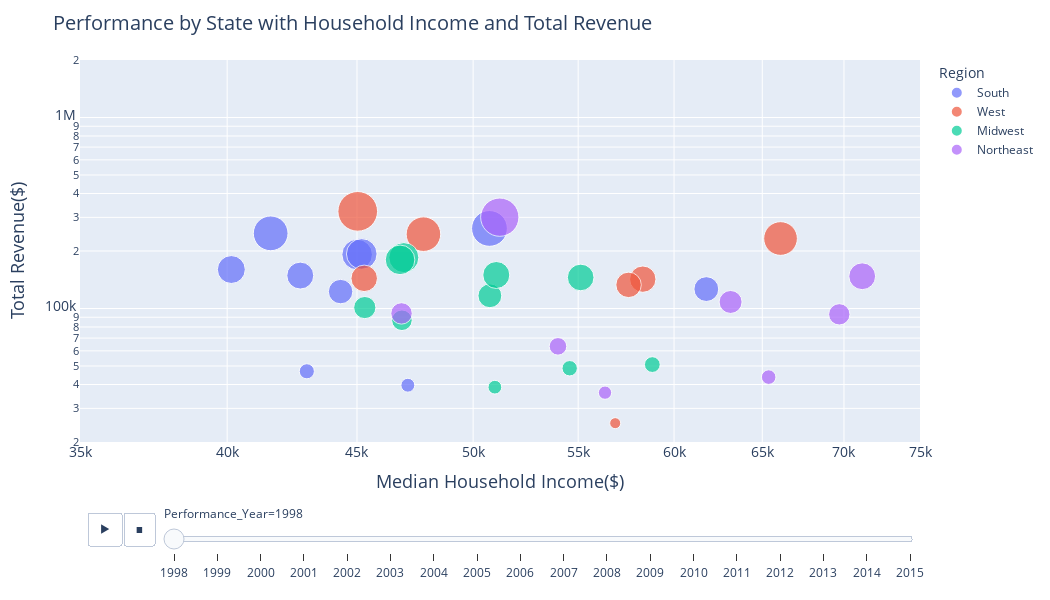

Notebook source saved alongside this figure:
### Markdown cell above
<div style="background-color: whitesmoke; padding: 10px;border: 2px solid #000000;">
    
## Question 5 - Using Pandas, Matplotlib or Seaborn, create a pivot table or chart of your choice using your merged_df DataFrame

 - you may want to go back and reference the PowerPoint and your Assignment for Lesson 1e
 - you may want to create a binned field or grouper field to make the chart more readable
 - ... means you need to fill in with code
</div>

### Code cell
# Dataframe for the visualization
df = pd.DataFrame(merged_df)

# Create the scatter plot with animation and log scales
fig = px.scatter(df, 
                 x="Median Household Income", 
                 y="Total Revenue", 
                 animation_frame="Performance_Year", 
                 animation_group="State",
                 size="Total Revenue", 
                 color="Region", 
                 hover_name="State",
                 log_x=True, 
                 log_y=True, 
                 size_max=55, 
                 range_x=[35000, 75000], 
                 range_y=[20000, 2000000])

# Customize the layout for larger chart size and enhanced readability
fig.update_layout(
    width=1050,  # Chart width
    height=600,  # Chart height
    title={
        'text': "Performance by State with Household Income and Total Revenue",
        'font': {'size': 20}, # title font size 
       
    },
    xaxis=dict(
        title="Median Household Income($) ",
        titlefont=dict(size=18),  # x-axis title font size
        tickfont=dict(size=14),  # x-axis tick font size
    ),
    yaxis=dict(
        title="Total Revenue($) ",
        titlefont=dict(size=18),  # y-axis title font size
        tickfont=dict(size=14),  # y-axis tick font size
    ),
)

# Show the plot
fig.show()

### Figure 1 — Plotly figure (JSON) as saved in the notebook; plotly's stock layout.template omitted (floating-point values rounded to 4 significant figures)
{"data": [{"hovertemplate": "<b>%{hovertext}</b><br><br>Region=South<br>Performance_Year=1998<br>Median Household Income=%{x}<br>Total Revenue=%{marker.size}<extra></extra>", "hovertext": ["Alabama", "Alabama", "Arkansas", "Arkansas", "Arkansas", "Arkansas", "Florida", "Florida", "Georgia", "Georgia", "Georgia", "Georgia", "Georgia", "Louisiana", "Louisiana", "North Carolina", "North Carolina", "North Carolina", "North Carolina", "North Carolina", "Oklahoma", "Tennessee", "Tennessee", "Texas", "Texas", "Texas", "Virginia", "Virginia", "Virginia"], "ids": ["Alabama", "Alabama", "Arkansas", "Arkansas", "Arkansas", "Arkansas", "Florida", "Florida", "Georgia", "Georgia", "Georgia", "Georgia", "Georgia", "Louisiana", "Louisiana", "North Carolina", "North Carolina", "North Carolina", "North Carolina", "North Carolina", "Oklahoma", "Tennessee", "Tennessee", "Texas", "Texas", "Texas", "Virginia", "Virginia", "Virginia"], "legendgroup": "South", "marker": {"color": "#636efa", "size": [247500.0, 60030.0, 160000.0, 41780.0, 65770.0, 118000.0, 191600.0, 358400.0, 39660.0, 218700.0, 72940.0, 139500.0, 217000.0, 46910.0, 108600.0, 193000.0, 127600.0, 187900.0, 95630.0, 258600.0, 122600.0, 148700.0, 180800.0, 262500.0, 49700.0, 74240.0, 126400.0, 82310.0, 90410.0], "sizemode": "area", "sizeref": 410.0, "symbol": "circle"}, "mode": "markers", "name": "South", "orientation": "v", "showlegend": true, "type": "scatter", "x": [41610, 41610, 40151, 40151, 40151, 40151, 45006, 45006, 47125, 47125, 47125, 47125, 47125, 42998, 42998, 45195, 45195, 45195, 45195, 45195, 44336, 42743, 42743, 50747, 50747, 50747, 61782, 61782, 61782], "xaxis": "x", "y": [247500.0, 60030.0, 160000.0, 41780.0, 65770.0, 118000.0, 191600.0, 358400.0, 39660.0, 218700.0, 72940.0, 139500.0, 217000.0, 46910.0, 108600.0, 193000.0, 127600.0, 187900.0, 95630.0, 258600.0, 122600.0, 148700.0, 180800.0, 262500.0, 49700.0, 74240.0, 126400.0, 82310.0, 90410.0], "yaxis": "y"}, {"hovertemplate": "<b>%{hovertext}</b><br><br>Region=West<br>Performance_Year=1998<br>Median Household Income=%{x}<br>Total Revenue=%{marker.size}<extra></extra>", "hovertext": ["Arizona", "California", "California", "California", "California", "California", "California", "California", "Colorado", "Colorado", "Colorado", "Hawaii", "Idaho", "Montana", "Washington", "Washington", "Washington", "Washington", "Washington"], "ids": ["Arizona", "California", "California", "California", "California", "California", "California", "California", "Colorado", "Colorado", "Colorado", "Hawaii", "Idaho", "Montana", "Washington", "Washington", "Washington", "Washington", "Washington"], "legendgroup": "West", "marker": {"color": "#EF553B", "size": [245000.0, 142400.0, 88180.0, 165700.0, 183212, 83060.0, 163600.0, 281700.0, 25100.0, 100600.0, 82200.0, 232500.0, 143900.0, 322600.0, 133000.0, 186800.0, 67350.0, 110200.0, 96110.0], "sizemode": "area", "sizeref": 410.0, "symbol": "circle"}, "mode": "markers", "name": "West", "orientation": "v", "showlegend": true, "type": "scatter", "x": [47796, 58322, 58322, 58322, 58322, 58322, 58322, 58322, 56880, 56880, 56880, 66086, 45296, 45030, 57574, 57574, 57574, 57574, 57574], "xaxis": "x", "y": [245000.0, 142400.0, 88180.0, 165700.0, 183212, 83060.0, 163600.0, 281700.0, 25100.0, 100600.0, 82200.0, 232500.0, 143900.0, 322600.0, 133000.0, 186800.0, 67350.0, 110200.0, 96110.0], "yaxis": "y"}, {"hovertemplate": "<b>%{hovertext}</b><br><br>Region=Midwest<br>Performance_Year=1998<br>Median Household Income=%{x}<br>Total Revenue=%{marker.size}<extra></extra>", "hovertext": ["Iowa", "Iowa", "Illinois", "Illinois", "Illinois", "Illinois", "Illinois", "Illinois", "Indiana", "Michigan", "Michigan", "Michigan", "Minnesota", "Minnesota", "Missouri", "North Dakota", "Nebraska", "Ohio", "Ohio", "Ohio", "Ohio", "Ohio", "Wisconsin", "Wisconsin"], "ids": ["Iowa", "Iowa", "Illinois", "Illinois", "Illinois", "Illinois", "Illinois", "Illinois", "Indiana", "Michigan", "Michigan", "Michigan", "Minnesota", "Minnesota", "Missouri", "North Dakota", "Nebraska", "Ohio", "Ohio", "Ohio", "Ohio", "Ohio", "Wisconsin", "Wisconsin"], "legendgroup": "Midwest", "marker": {"color": "#00cc96", "size": [38730.0, 173800.0, 145400.0, 85290.0, 128200.0, 255400.0, 36740.0, 71020.0, 184700.0, 179700.0, 70530.0, 172300.0, 50860.0, 89820.0, 101100.0, 48650.0, 116600.0, 86780.0, 86640.0, 138900.0, 27800.0, 109000.0, 149800.0, 179700.0], "sizemode": "area", "sizeref": 410.0, "symbol": "circle"}, "mode": "markers", "name": "Midwest", "orientation": "v", "showlegend": true, "type": "scatter", "x": [50997, 50997, 55126, 55126, 55126, 55126, 55126, 55126, 46954, 46793, 46793, 46793, 58828, 58828, 45320, 54579, 50766, 46873, 46873, 46873, 46873, 46873, 51063, 51063], "xaxis": "x", "y": [38730.0, 173800.0, 145400.0, 85290.0, 128200.0, 255400.0, 36740.0, 71020.0, 184700.0, 179700.0, 70530.0, 172300.0, 50860.0, 89820.0, 101100.0, 48650.0, 116600.0, 86780.0, 86640.0, 138900.0, 27800.0, 109000.0, 149800.0, 179700.0], "yaxis": "y"}, {"hovertemplate": "<b>%{hovertext}</b><br><br>Region=Northeast<br>Performance_Year=1998<br>Median Household Income=%{x}<br>Total Revenue=%{marker.size}<extra></extra>", "hovertext": ["Massachusetts", "Massachusetts", "Maryland", "Maryland", "Maryland", "Maryland", "Maine", "New Hampshire", "New Jersey", "New Jersey", "New Jersey", "New Jersey", "New York", "New York", "New York", "New York", "New York", "New York", "New York", "New York", "New York", "Pennsylvania", "Pennsylvania", "Pennsylvania", "Pennsylvania", "Rhode Island"], "ids": ["Massachusetts", "Massachusetts", "Maryland", "Maryland", "Maryland", "Maryland", "Maine", "New Hampshire", "New Jersey", "New Jersey", "New Jersey", "New Jersey", "New York", "New York", "New York", "New York", "New York", "New York", "New York", "New York", "New York", "Pennsylvania", "Pennsylvania", "Pennsylvania", "Pennsylvania", "Rhode Island"], "legendgroup": "Northeast", "marker": {"color": "#ab63fa", "size": [43730.0, 56530.0, 147500.0, 139800.0, 111900.0, 142300.0, 94240.0, 108200.0, 93210.0, 286500.0, 165300.0, 235200.0, 36260.0, 77620.0, 128700.0, 40950.0, 168500.0, 141100.0, 99470.0, 74680.0, 141600.0, 300700.0, 207100.0, 114600.0, 138600.0, 63370.0], "sizemode": "area", "sizeref": 410.0, "symbol": "circle"}, "mode": "markers", "name": "Northeast", "orientation": "v", "showlegend": true, "type": "scatter", "x": [65378, 65378, 71169, 71169, 71169, 71169, 46856, 63157, 69705, 69705, 69705, 69705, 56357, 56357, 56357, 56357, 56357, 56357, 56357, 56357, 56357, 51225, 51225, 51225, 51225, 54002], "xaxis": "x", "y": [43730.0, 56530.0, 147500.0, 139800.0, 111900.0, 142300.0, 94240.0, 108200.0, 93210.0, 286500.0, 165300.0, 235200.0, 36260.0, 77620.0, 128700.0, 40950.0, 168500.0, 141100.0, 99470.0, 74680.0, 141600.0, 300700.0, 207100.0, 114600.0, 138600.0, 63370.0], "yaxis": "y"}], "layout": {"height": 600, "legend": {"itemsizing": "constant", "title": {"text": "Region"}, "tracegroupgap": 0}, "margin": {"t": 60}, "sliders": [{"active": 0, "currentvalue": {"prefix": "Performance_Year="}, "len": 0.9, "pad": {"b": 10, "t": 60}, "steps": [{"args": [["1998"], {"frame": {"duration": 0, "redraw": false}, "fromcurrent": true, "mode": "immediate", "transition": {"duration": 0, "easing": "linear"}}], "label": "1998", "method": "animate"}, {"args": [["1999"], {"frame": {"duration": 0, "redraw": false}, "fromcurrent": true, "mode": "immediate", "transition": {"duration": 0, "easing": "linear"}}], "label": "1999", "method": "animate"}, {"args": [["2000"], {"frame": {"duration": 0, "redraw": false}, "fromcurrent": true, "mode": "immediate", "transition": {"duration": 0, "easing": "linear"}}], "label": "2000", "method": "animate"}, {"args": [["2001"], {"frame": {"duration": 0, "redraw": false}, "fromcurrent": true, "mode": "immediate", "transition": {"duration": 0, "easing": "linear"}}], "label": "2001", "method": "animate"}, {"args": [["2002"], {"frame": {"duration": 0, "redraw": false}, "fromcurrent": true, "mode": "immediate", "transition": {"duration": 0, "easing": "linear"}}], "label": "2002", "method": "animate"}, {"args": [["2003"], {"frame": {"duration": 0, "redraw": false}, "fromcurrent": true, "mode": "immediate", "transition": {"duration": 0, "easing": "linear"}}], "label": "2003", "method": "animate"}, {"args": [["2004"], {"frame": {"duration": 0, "redraw": false}, "fromcurrent": true, "mode": "immediate", "transition": {"duration": 0, "easing": "linear"}}], "label": "2004", "method": "animate"}, {"args": [["2005"], {"frame": {"duration": 0, "redraw": false}, "fromcurrent": true, "mode": "immediate", "transition": {"duration": 0, "easing": "linear"}}], "label": "2005", "method": "animate"}, {"args": [["2006"], {"frame": {"duration": 0, "redraw": false}, "fromcurrent": true, "mode": "immediate", "transition": {"duration": 0, "easing": "linear"}}], "label": "2006", "method": "animate"}, {"args": [["2007"], {"frame": {"duration": 0, "redraw": false}, "fromcurrent": true, "mode": "immediate", "transition": {"duration": 0, "easing": "linear"}}], "label": "2007", "method": "animate"}, {"args": [["2008"], {"frame": {"duration": 0, "redraw": false}, "fromcurrent": true, "mode": "immediate", "transition": {"duration": 0, "easing": "linear"}}], "label": "2008", "method": "animate"}, {"args": [["2009"], {"frame": {"duration": 0, "redraw": false}, "fromcurrent": true, "mode": "immediate", "transition": {"duration": 0, "easing": "linear"}}], "label": "2009", "method": "animate"}, {"args": [["2010"], {"frame": {"duration": 0, "redraw": false}, "fromcurrent": true, "mode": "immediate", "transition": {"duration": 0, "easing": "linear"}}], "label": "2010", "method": "animate"}, {"args": [["2011"], {"frame": {"duration": 0, "redraw": false}, "fromcurrent": true, "mode": "immediate", "transition": {"duration": 0, "easing": "linear"}}], "label": "2011", "method": "animate"}, {"args": [["2012"], {"frame": {"duration": 0, "redraw": false}, "fromcurrent": true, "mode": "immediate", "transition": {"duration": 0, "easing": "linear"}}], "label": "2012", "method": "animate"}, {"args": [["2013"], {"frame": {"duration": 0, "redraw": false}, "fromcurrent": true, "mode": "immediate", "transition": {"duration": 0, "easing": "linear"}}], "label": "2013", "method": "animate"}, {"args": [["2014"], {"frame": {"duration": 0, "redraw": false}, "fromcurrent": true, "mode": "immediate", "transition": {"duration": 0, "easing": "linear"}}], "label": "2014", "method": "animate"}, {"args": [["2015"], {"frame": {"duration": 0, "redraw": false}, "fromcurrent": true, "mode": "immediate", "transition": {"duration": 0, "easing": "linear"}}], "label": "2015", "method": "animate"}], "x": 0.1, "xanchor": "left", "y": 0, "yanchor": "top"}], "title": {"font": {"size": 20}, "text": "Performance by State with Household Income and Total Revenue"}, "updatemenus": [{"active": 0, "buttons": [{"args": [null, {"frame": {"duration": 500, "redraw": false}, "fromcurrent": true, "mode": "immediate", "transition": {"duration": 500, "easing": "linear"}}], "label": "&#9654;", "method": "animate"}, {"args": [[null], {"frame": {"duration": 0, "redraw": false}, "fromcurrent": true, "mode": "immediate", "transition": {"duration": 0, "easing": "linear"}}], "label": "&#9724;", "method": "animate"}], "direction": "left", "pad": {"r": 10, "t": 70}, "showactive": false, "type": "buttons", "x": 0.1, "xanchor": "right", "y": 0, "yanchor": "top"}], "width": 1050, "xaxis": {"anchor": "y", "domain": [0, 1], "range": [4.544, 4.875], "tickfont": {"size": 14}, "title": {"font": {"size": 18}, "text": "Median Household Income($) "}, "type": "log"}, "yaxis": {"anchor": "x", "domain": [0, 1], "range": [4.301, 6.301], "tickfont": {"size": 14}, "title": {"font": {"size": 18}, "text": "Total Revenue($) "}, "type": "log"}}}
